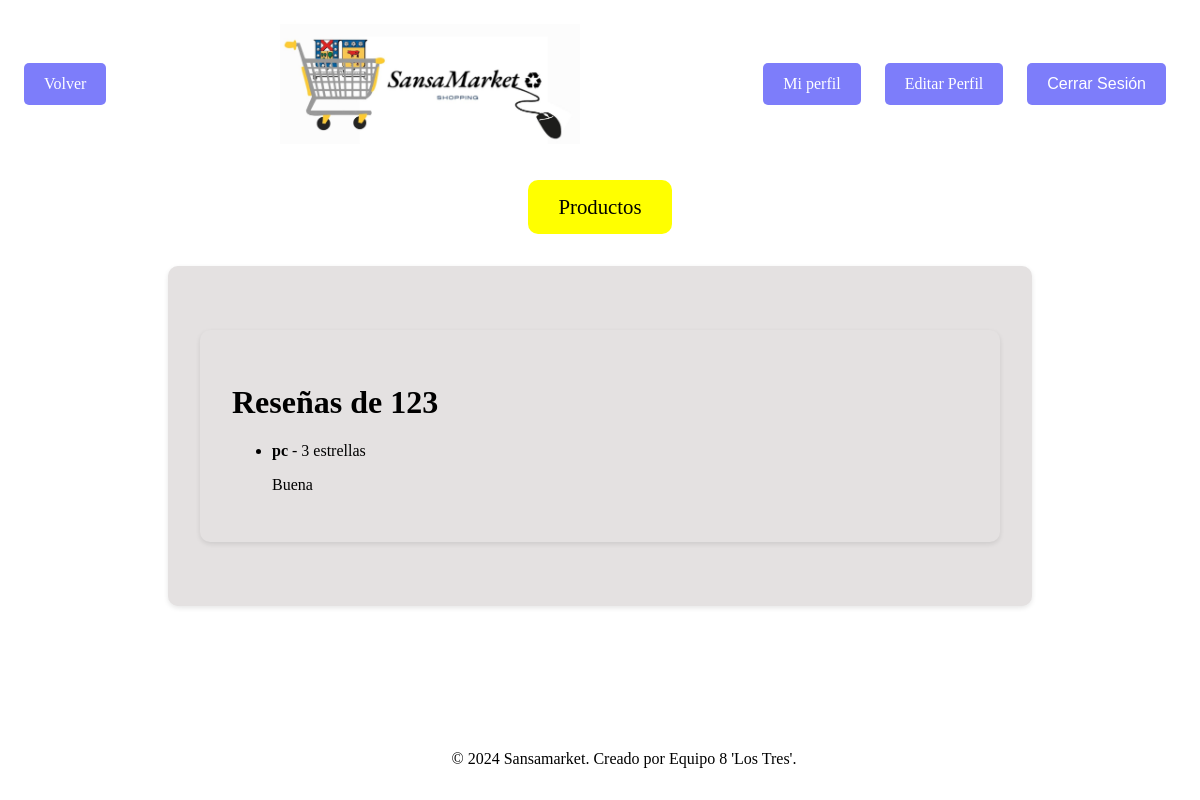
/resenas/listar/10/ (signed in), run on the app's committed database.
### Apps/resenas/models.py (models this page shows, shortened)
class Resena(models.Model):
    usuario = models.ForeignKey(User, on_delete=models.CASCADE, related_name='resenas_recibidas')
    calificador = models.ForeignKey(User, on_delete=models.CASCADE, related_name='resenas_realizadas')
    calificacion = models.IntegerField(choices=[(i, i) for i in range(1, 6)])
    comentario = models.TextField(null=True, blank=True)
    fecha = models.DateTimeField(auto_now_add=True)

### Apps/resenas/views.py (the view)
# urls.py: path('listar/<int:usuario_id>/', views.listar_resenas, name='listar_resenas'),
def listar_resenas(request, usuario_id):
    usuario = get_object_or_404(User, id=usuario_id)
    resenas = Resena.objects.filter(usuario=usuario)
    return render(request, 'resenas/listar_resenas.html', {'resenas': resenas, 'usuario': usuario})

### Apps/templates/resenas/listar_resenas.html
{% extends 'base.html' %}
{% block content %}
    <div class="container mt-4">
        <h1 class="mb-4">Reseñas de {{ usuario.username }}</h1>
        <ul class="list-group">
            {% for resena in resenas %}
                <li class="list-group-item">
                    <strong>{{ resena.calificador.username }}</strong> - {{ resena.calificacion }} estrellas
                    <p>{{ resena.comentario }}</p>
                </li>
            {% endfor %}
        </ul>
    </div>
{% endblock %}

### Apps/templates/base.html (style rules this page uses)
body { font-family: 'Times New Roman', Times, serif; }
.container { max-width: 800px; margin: 2rem auto; padding: 2rem; background-color: #e4e1e1; border-radius: 10px; box-shadow: 0 2px 5px rgba(0, 0, 0, 0.1); }

### data on the page
Resena: calificador.username "pc", calificacion "3", comentario "Buena"

### other printed values
{{ usuario.username }} "123"
